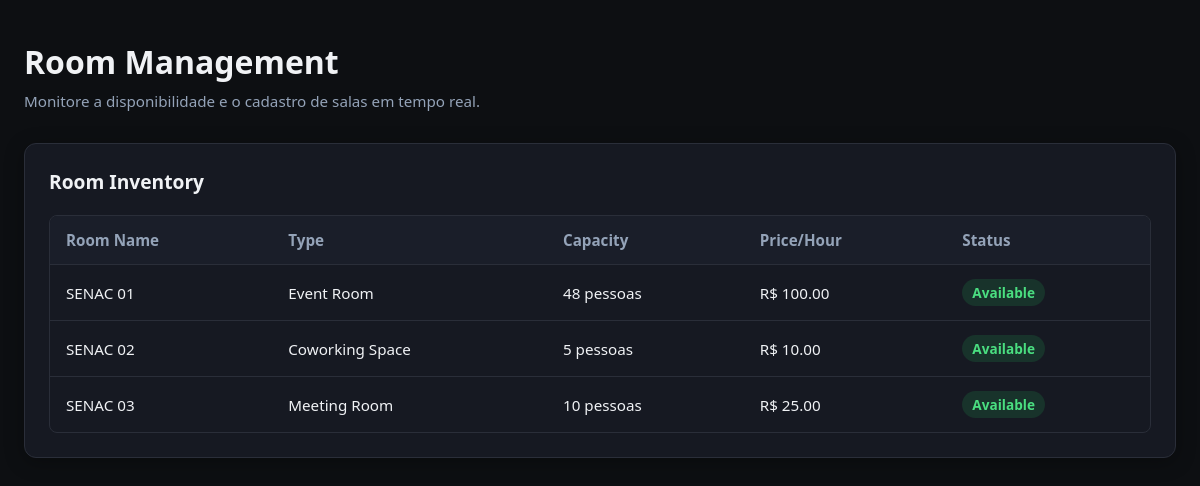
Page /bookings/dashboard/ on the committed database.
### bookings/models.py (models this page shows, shortened)
class Room(models.Model):
    ROOM_TYPES = [
        ('Private', 'Private Room'),
        ('Meeting', 'Meeting Room'),
        ('Event', 'Event Room'),
        ('Coworking', 'Coworking Space'),
    ]
    name = models.CharField(max_length=100, blank=False)
    room_type = models.CharField(choices=ROOM_TYPES, max_length=20)
    capacity = models.IntegerField()
    price_per_hour = models.DecimalField(max_digits=10, decimal_places=2)
    availability = models.BooleanField(default=True)

### bookings/views.py (the view)
# urls.py: path('dashboard/', dashboard_view, name='dashboard'),
def dashboard_view(request):
    bookings = Booking.objects.select_related('room', 'client').all()
    clients = Client.objects.all()
    rooms = Room.objects.all()
    context = {
        'bookings': bookings,
        'clients': clients,
        'rooms': rooms,
    }
    return render(request, 'dashboard.html', context)

### bookings/templates/dashboard.html (shortened to what this page needs)
<!DOCTYPE html>
<html lang="pt-br">
<head>
    {% load static %}
    <link rel="stylesheet" href="{% static 'css/global.css' %}">
    <link rel="stylesheet" href="{% static 'css/dashboard.css' %}">
</head>
<body>
    <div class="dashboard-container">
        <header class="dash-header">
            <h2>Room Management</h2>
            <p>Monitore a disponibilidade e o cadastro de salas em tempo real.</p>
        </header>
        <section class="table-card">
            <h3>Room Inventory</h3>
            <div class="table-responsive" style="max-height: 350px; overflow-y: auto;">
                <table>
                    <thead>
                        <tr>
                            <th>Room Name</th>
                            <th>Type</th>
                            <th>Capacity</th>
                            <th>Price/Hour</th>
                            <th>Status</th>
                        </tr>
                    </thead>
                    <tbody>
                        {% for room in rooms %}
                        <tr>
                            <td>{{ room.name }}</td>
                            <td>{{ room.get_room_type_display }}</td>
                            <td>{{ room.capacity }} pessoas</td>
                            <td>R$ {{ room.price_per_hour }}</td>
                            <td>
                                {% if room.availability %}
                                    <span class="badge available">Available</span>
                                {% else %}
                                    <span class="badge occupied">Occupied</span>
                                {% endif %}
                            </td>
                        </tr>
                        {% empty %}
                        <tr>
                            <td colspan="5" style="text-align: center;">Nenhuma sala cadastrada ainda.</td>
                        </tr>
                        {% endfor %}
                    </tbody>
                </table>
            </div>
        </section>
    </div>
</body>
</html>

### bookings/static/css/global.css (style rules this page uses)
* { margin: 0; padding: 0; box-sizing: border-box; font-family: 'Segoe UI', Roboto, Helvetica, Arial, sans-serif; }
:root { --bg-main: #0d0f12; --bg-card: #161922; --bg-card-hover: #1e222f; --text-primary: #f0f2f5; --text-secondary: #94a3b8; --accent-color: #6366f1; --accent-hover: #4f46e5; --border-color: #2a2e39; --success-bg: rgba(34, 197, 94, 0.15); --success-text: #4ade80; }
body { background-color: var(--bg-main); color: var(--text-primary); min-height: 100vh; }

### bookings/static/css/dashboard.css (style rules this page uses)
.dashboard-container { max-width: 1200px; margin: 40px auto; padding: 0 24px; }
.dash-header { margin-bottom: 32px; }
.dash-header h2 { font-size: 2rem; font-weight: 700; margin-bottom: 8px; }
.dash-header p { color: var(--text-secondary); font-size: 0.95rem; }
.table-card { background-color: var(--bg-card); border: 1px solid var(--border-color); border-radius: 12px; padding: 24px; box-shadow: 0 4px 20px rgba(0, 0, 0, 0.3); }
.table-card h3 { font-size: 1.2rem; font-weight: 600; margin-bottom: 20px; }
.table-responsive { width: 100%; overflow-y: auto; border-radius: 8px; border: 1px solid var(--border-color); }
table { width: 100%; border-collapse: collapse; text-align: left; font-size: 0.95rem; }
th { background-color: #1a1e29; color: var(--text-secondary); font-weight: 600; padding: 14px 16px; border-bottom: 1px solid var(--border-color); }
td { padding: 14px 16px; border-bottom: 1px solid var(--border-color); color: var(--text-primary); }
tbody tr { transition: background-color 0.15s; }
tbody tr:last-child td { border-bottom: none; }
.badge { display: inline-block; padding: 4px 10px; border-radius: 20px; font-size: 0.85rem; font-weight: 600; }
.badge.available { background-color: var(--success-bg); color: var(--success-text); }

### rows in the picture
Room: name "SENAC 01", room_type "Event Room", capacity "48", price_per_hour "100.00", availability "Available"
Room: name "SENAC 02", room_type "Coworking Space", capacity "5", price_per_hour "10.00", availability "Available"
Room: name "SENAC 03", room_type "Meeting Room", capacity "10", price_per_hour "25.00", availability "Available"
